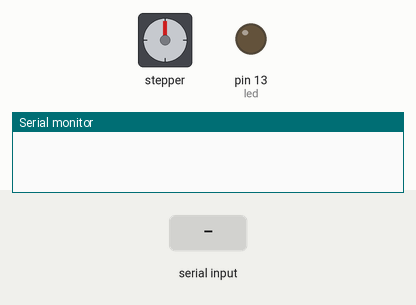
The sketch below on a simulated Arduino Uno, built with avr-gcc and run on an emulated ATmega328P. On the bench: stepper motor, output pins drawn as LEDs (lit = HIGH), the last lines printed to the serial monitor. The test bench sets the inputs (shaded band). Stepper angles assume 200 steps per turn.

Above: at 0.15 s.
At 1.25 s:
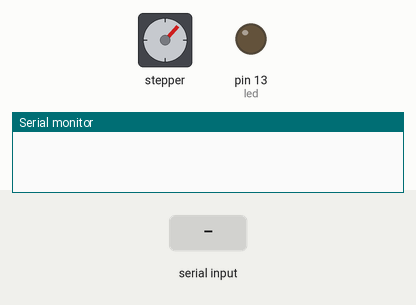
1.3 s: ";" received over Serial
At 1.6 s:
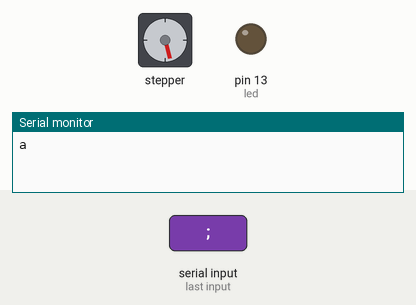
Timing chart, 0 to 4.3 s (numbered marks = the images above; inputs shaded):
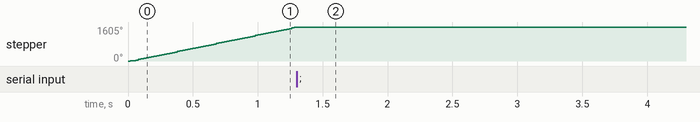

The sketch:

Stepper_Controller.ino
```cpp
//download library at https://github.com/adafruit/AccelStepper
#include <AccelStepper.h>
int led = 13;

int motorSpeed = 800; //maximum steps per second (about 3rps / at 16 microsteps)
int motorAccel = 80000; //steps/second/secoand to accelerate

int motorDirPin = 2; //digital pin 2
int motorStepPin = 3; //digital pin 3

//set up the accelStepper intance
//the "1" tells it we are using a driver
AccelStepper stepper(1, motorStepPin, motorDirPin);

int sofar;  // how much is in the buffer
#define MAX_BUF (64)  // What is the longest message Arduino can store?
char buffer[MAX_BUF];  // where we store the message until we get a ';'

void setup(){
  pinMode(led, OUTPUT);

  stepper.setMaxSpeed(motorSpeed);
  stepper.setSpeed(motorSpeed);
  stepper.setAcceleration(motorAccel);


  stepper.moveTo(1600); //move 900 steps (should be 5 rev)


  Serial.begin(9600);     // opens serial port, sets data rate to 9600 bps


}

void loop(){
  checkSerial();

  //if stepper is at desired location
  if (stepper.distanceToGo() == 0){
    //go the other way the same amount of steps
    //so if current position is 400 steps out, go position -400
    // stepper.moveTo(-stepper.currentPosition());
  }


  //these must be called as often as possible to ensure smooth operation
  //any delay will cause jerky motion
  //
  stepper.run();

}
String command="";

void checkSerial() {
  // listen for commands
  while(Serial.available() > 0) {  // if something is available
    char c=Serial.read();  // get it
    //Serial.print(c);  // repeat it back so I know you got the message
    if(sofar<MAX_BUF) buffer[sofar++]=c;  // store it
    if(buffer[sofar-1]==';') break;  // entire message received
  }

  if(sofar>0 && buffer[sofar-1]==';') {
    // we got a message and it ends with a semicolon
    buffer[sofar]=0;  // end the buffer so string functions work right
    Serial.print(F("\r\n"));  // echo a return character for humans
    processCommand();  // do something with the command
    ready();
  }
}
int posTemp = 0;
int speedTemp = 0;
void processCommand() {

  Serial.print("a");


  // look for commands that start with 'G'
  int cmd=parsenumber('G');
  switch(cmd) {
  case  0: // move in a line
    //Serial.print("0");
   // /*
   speedTemp = parsenumber('S');
//    for(int i = 0; i<speedTemp; i++)
//    {
//      digitalWrite(led, HIGH);   // turn the LED on (HIGH is the voltage level)
//      delay(100);               // wait for a second
//      digitalWrite(led, LOW);    // turn the LED off by making the voltage LOW
//      delay(100);
//    }
    //*/
    stepper.setMaxSpeed(speedTemp);
    stepper.setSpeed(speedTemp);
    //stepper.runSpeed();
    break;
  case  1: // move in a line
//    //Serial.print("1");
//    for(int i = 0; i<10; i++)
//    {
//      digitalWrite(led, HIGH);   // turn the LED on (HIGH is the voltage level)
//      delay(100);               // wait for a second
//      digitalWrite(led, LOW);    // turn the LED off by making the voltage LOW
//      delay(100);
//    }

    //turned this off to get negativ to work
    //stepper.setSpeed(parsenumber('S'));
    //stepper.moveTo(stepper.currentPosition() + parsenumber('X'));

    posTemp = parsenumber('X');
    stepper.moveTo(stepper.currentPosition() + posTemp);
    break;


  default:
    break;
  }


  // if the string has no G or M commands it will get here and the Arduino will silently ignore it
}


int parsenumber(char c){


  String tempCharString = "";
  boolean isNegative = false;

  for(int i = 0; i<MAX_BUF; i++)
  {
    if(buffer[i] == c)
    {
      while(buffer[i] != ' ')
      {
        i++;
        tempCharString += buffer[i];
      }
        return tempCharString.toInt();

    }
  }
  return 0;
  //G00 S900 X200

    //read buffer

  //read the chars after c and before space

  //convert string to int

}


void ready() {
  sofar=0;  // clear input buffer
  // memset(buffer, 0, MAX_BUF); // clear the buffer
  //Serial.print(F(">"));  // signal ready to receive input
  //Serial.print("done");  // signal ready to receive input

}
```
